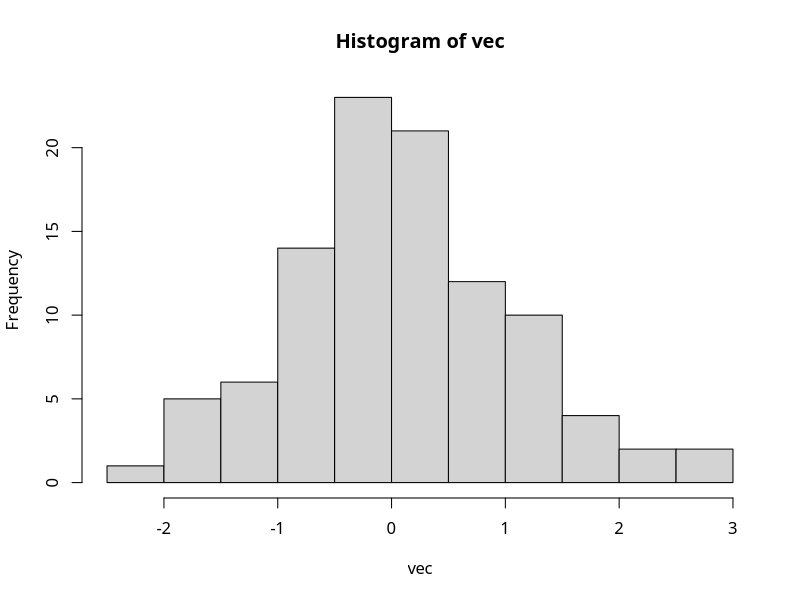

Write R code to recreate this figure.
## ---- chunk 1
library(knitr)
knitr::opts_chunk$set(cache = FALSE, dev = "svg")
## ---- chunk 2
knitr::include_graphics("https://upload.wikimedia.org/wikipedia/commons/thumb/5/59/J._M._Flagg%2C_I_Want_You_for_U.S._Army_poster_%281917%29.jpg/451px-J._M._Flagg%2C_I_Want_You_for_U.S._Army_poster_%281917%29.jpg")
## ---- chunk 3
par(family = "IPAexGothic") # 文字化け対策
vec <- rnorm(100)
hist(vec)
